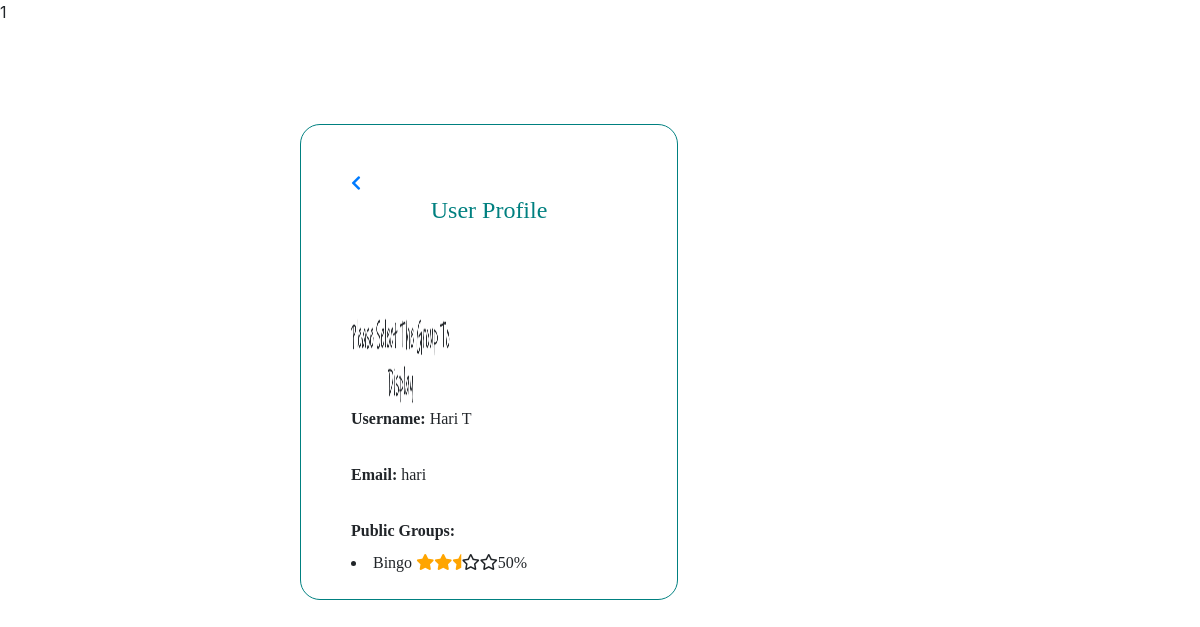
The app's page /allprofile.php?id=6 (signed in) with its own data.
### tables this page shows
CREATE TABLE `groups` (
  `group_id` int(11) NOT NULL,
  `group_name` text NOT NULL,
  `owner_id` int(11) NOT NULL,
  `privacy` text NOT NULL
);

CREATE TABLE `users` (
  `user_id` int(30) NOT NULL,
  `user_name` varchar(30) NOT NULL,
  `email_id` varchar(30) NOT NULL,
  `password` varchar(30) NOT NULL,
  `user_image` text NOT NULL,
  `posts` text,
  `comments` text NOT NULL
);

### allprofile.php (the view, shortened to what this page needs)
<!DOCTYPE html>
<html>
<head>
<link rel ="stylesheet" a href="css\uprofile.css">
<link rel="stylesheet" href="https://use.fontawesome.com/releases/v5.0.13/css/all.css"
>
<link rel="stylesheet" href="https://stackpath.bootstrapcdn.com/bootstrap/4.1.1/css/bootstrap.min.css"
>
</head>
<body>
<?php
    require_once('./mysqli_connect.php');
    if(isset($_GET['id'])){
         $user_id = $_GET['id'];
         $user="SELECT user_name,user_image,email_id FROM `users` WHERE user_id = '$user_id' ";
       	 $r_user= mysqli_query($dbc,$user);
       	 $row_user=mysqli_fetch_array($r_user);
       	 $user_name = $row_user['user_name'];
       	 $mail=$row_user['email_id'];
       	   if($row_user['user_image']==""){
                $dp="";
                $dp=$dp."default.jpg";
              }
              else{
              	$dp =$row_user['user_image'];
              }
        $g_name = "SELECT groups.group_name,groups.group_id FROM `groups` INNER JOIN `user_groups` where user_groups.user_id='$user_id' AND groups.group_id=user_groups.group_id AND groups.privacy='public' and groups.group_name!='Global'";
      	 $gn_result= mysqli_query($dbc,$g_name);
       $profile='';
       $profile=$profile."<div class='profilepage'>";
       $profile=$profile."<a style='margin-top:50px;margin-left:50px;' href=home.php <i class='fas fa-chevron-left' ></i></a>";
       $profile=$profile."<H4 style='text-align:center; color:teal; margin-top:0px;'>User Profile</H4><br>";
       $profile=$profile."<div id='aligns'>";
       $profile=$profile."<img width='100' height='100' src ='img/$dp'><br>";
       $profile=$profile."<label>Username:</label>";
       $profile=$profile." $user_name<br><br>";
       $profile=$profile."<label>Email:</label>";
       $profile=$profile." $mail<br><br>";
       $profile=$profile."<label>Public Groups:</label><br>";
       if($result = $gn_result->num_rows > 0)
       {
       while( $rowg= mysqli_fetch_array($gn_result)){
           $group_name=$rowg['group_name'];
           $group_id = $rowg['group_id'];
           	$profile=$profile."<li>$group_name  ";
          $countsql = "select count(*) from rating_info inner join posts where posts.group_id ='$group_id' and rating_info.user_id = '$user_id' and rating_info.post_id = posts.post_id";
            $cnt_result= mysqli_query($dbc,$countsql);
            $row_count= mysqli_fetch_array($cnt_result);
             $count = $row_count['count(*)'];
          $countsql1 = "select count(*) from posts where user_id='$user_id' and group_id='$group_id'";
          $cnt1_result=mysqli_query($dbc,$countsql1);
          $row_count1=mysqli_fetch_array($cnt1_result);
          $count1 = $row_count1['count(*)'];
          echo  $count1;
            if($count1 >=2 && $count >=2)
            {
                  for($i =1; $i<=5; $i++ )
                  {
                    $profile=$profile."<i class='fas fa-star' style='color:orange'></i>";
                  }
                    $profile=$profile."100%</li> <br>";
            }
            else if(($count1 >=1 && $count1<2) && ($count >=1)){
                 for($i =1; $i<=1; $i++ )
                  {
                     for($j =1; $j<=2; $j++ )
                     {
                       $profile=$profile."<i class='fas fa-star' style='color:orange'></i>";
                      }
                     $profile=$profile."<i class='fas fa-star-half' style='color:orange'></i>";
                     $profile=$profile."<i class='far fa-star'></i>";
                     $profile=$profile."<i class='far fa-star'></i>";
                  }
                  $profile=$profile."50%</li> <br>";
            }
            else{
                    for($i =1; $i<=5; $i++ )
                  {
                    $profile=$profile."<i class='far fa-star'></i>";
                  }
                  $profile=$profile."0%</li> <br>";
            }
       }
   }else{
   	$profile=$profile."No public groups";
   }
       $profile=$profile."</div>";
       $profile=$profile."<div id='imgg'style='float:right';>";
       $profile=$profile."</form>";
       $profile=$profile."</div>";
       $profile=$profile."</div>";
       echo $profile;
    }
    ?>
</body>
</html>

### css/uprofile.css (style rules this page uses)
.profilepage { border:1px solid teal; margin-left: 300px; margin-top: 100px; margin-right: 200px; margin-bottom: 300px; border-radius: 20px; position: fixed; font-family: Verdana; }
#aligns { margin-left: 50px; margin-top: 50px; float: left; }
label { font-weight: bold; }

### records on screen
groups: count1 "1", group_name "Bingo"
users: user_image (picture), user_name "Hari T", email "hari"
